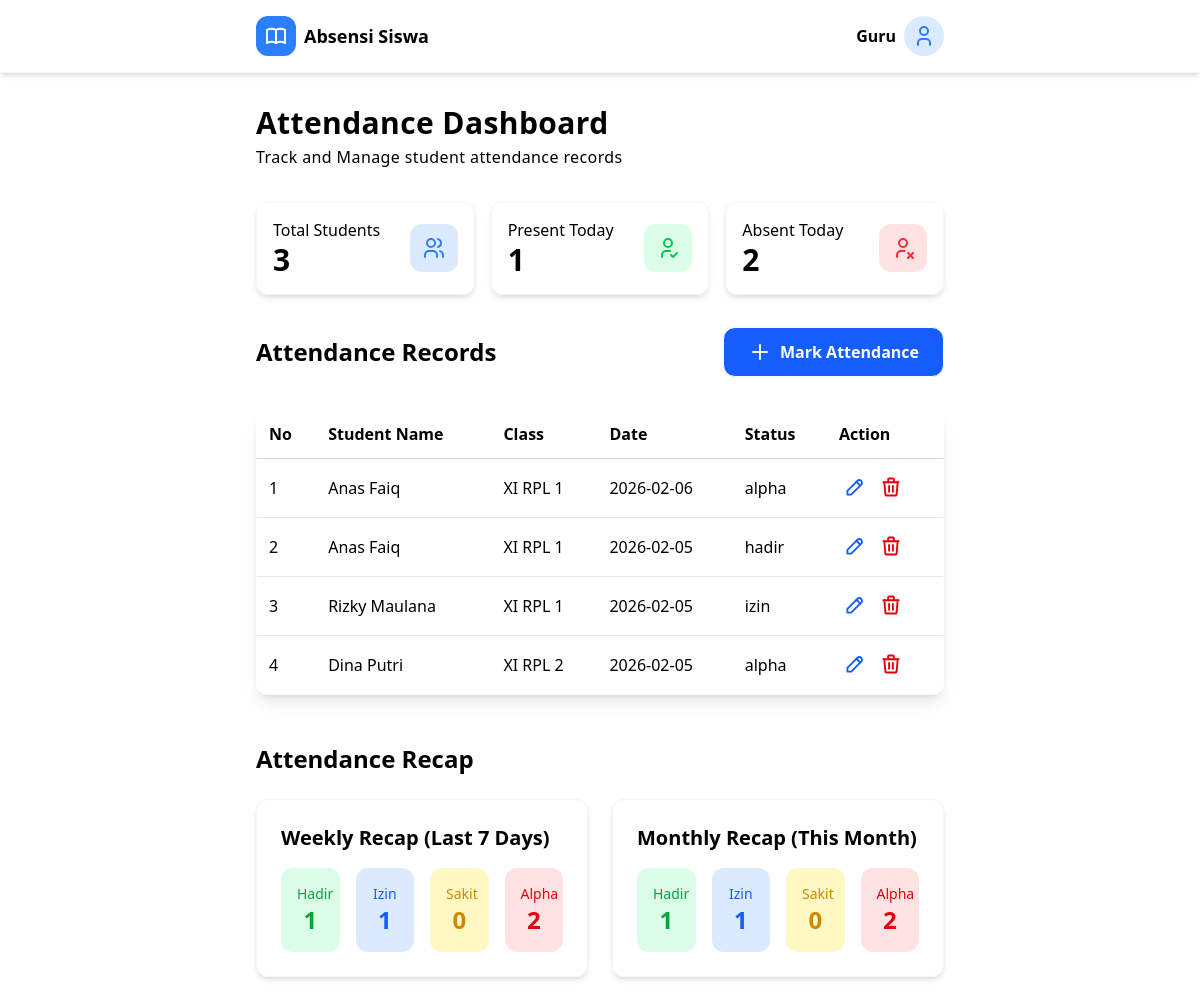
The page / on the database its author committed.
### tables this page shows
CREATE TABLE `absensi` (
  `id_absensi` int NOT NULL,
  `id_siswa` int NOT NULL,
  `tanggal` date NOT NULL,
  `status` enum('hadir','izin','sakit','alpha') NOT NULL
);

CREATE TABLE `siswa` (
  `id_siswa` int NOT NULL,
  `nis` varchar(20) NOT NULL,
  `nama_siswa` varchar(100) NOT NULL,
  `id_kelas` int NOT NULL
);

CREATE TABLE `kelas` (
  `id_kelas` int NOT NULL,
  `nama_kelas` varchar(50) NOT NULL
);

### index.php (the view, shortened to what this page needs)
<?php
  include 'config/conn.php';
  $total_siswa_q = mysqli_query($conn, "SELECT COUNT(*) AS total FROM siswa");
  $total_siswa = mysqli_fetch_assoc($total_siswa_q)['total'];
  $hadir_q = mysqli_query($conn, "SELECT COUNT(*) AS total FROM absensi WHERE status = 'hadir' AND tanggal = CURDATE()");
  $hadir = mysqli_fetch_assoc($hadir_q)['total'];
  $tidak_hadir_q = mysqli_query($conn, "SELECT COUNT(*) AS total FROM absensi WHERE status != 'hadir' AND tanggal = CURDATE()");
  $tidak_hadir = mysqli_fetch_assoc($tidak_hadir_q)['total'];
  $weekly_q = mysqli_query($conn, "SELECT status, COUNT(*) AS total FROM absensi WHERE tanggal >= DATE_SUB(CURDATE(), INTERVAL 7 DAY) GROUP BY status");
  $monthly_q = mysqli_query($conn, "SELECT status, COUNT(*) AS total FROM absensi WHERE MONTH(tanggal) = MONTH(CURDATE())
                                                  AND YEAR(tanggal) = YEAR(CURDATE()) GROUP BY status");
  function mapStatus($query) {
    $data = ['hadir'=>0, 'izin'=>0, 'sakit'=>0, 'alpha'=>0];
    while ($row = mysqli_fetch_assoc($query)) {
      $data[$row['status']] = $row['total'];
    }
    return $data;
  }
$weekly  = mapStatus($weekly_q);
$monthly = mapStatus($monthly_q);
  $absensi_q = mysqli_query($conn, "SELECT absensi.*, siswa.nis, siswa.nama_siswa, kelas.nama_kelas FROM absensi
                                                  JOIN siswa ON absensi.id_siswa = siswa.id_siswa
                                                  JOIN kelas ON siswa.id_kelas = kelas.id_kelas
                                                  ORDER BY absensi.tanggal DESC");
?>
<!DOCTYPE html>
<html lang="en">
<head>
  <link rel="stylesheet" href="src/output.css">
</head>
<body class="min-h-screen relative">
  <nav class="flex justify-between shadow-md border-b border-gray-100 px-64 py-4">
    <section class="flex items-center gap-2">
      <div class="rounded-xl w-10 h-10 bg-blue-500 text-white flex items-center justify-center">
      </div>
      <span class="font-semibold text-lg">Absensi Siswa</span>
    </section>
    <section class="flex items-center gap-2">
      <span class="font-semibold">Guru</span>
      <div class="rounded-full w-10 h-10 bg-blue-100 text-blue-500 flex items-center justify-center">
        <svg xmlns="http://www.w3.org/2000/svg"
        width="24"
        height="24"
        viewBox="0 0 24 24"
        fill="none"
        stroke="currentColor"
        stroke-width="2"
        stroke-linecap="round"
        stroke-linejoin="round"
        >
          <path d="M8 7a4 4 0 1 0 8 0a4 4 0 0 0 -8 0"/>
          <path d="M6 21v-2a4 4 0 0 1 4 -4h4a4 4 0 0 1 4 4v2"/>
        </svg>
      </div>
    </section>
  </nav>
  <main class="px-64 my-8">
    <section>
      <div class="tracking-wide flex flex-col gap-1">
        <h3 class="text-3xl font-semibold">Attendance Dashboard</h3>
        <p class="text-md">Track and Manage student attendance records</p>
      </div>
      <div class="grid grid-cols-3 gap-4 justify-between items-center mt-8">
        <div class="shadow-md border border-gray-100 rounded-xl flex items-center justify-between p-4
                    hover:scale-102 hover:shadow-lg transition-all">
          <div>
            <p class="text-md">Total Students</p>
            <h3 class="text-3xl font-semibold"><?= $total_siswa ?></h3>
          </div>
          <div class="text-blue-500 bg-blue-100 p-3 rounded-xl">
          </div>
        </div>
        <div class="shadow-md border border-gray-100 rounded-xl flex items-center justify-between p-4
                    hover:scale-102 hover:shadow-lg transition-all">
          <div>
            <p class="text-md">Present Today</p>
            <h3 class="text-3xl font-semibold"><?= $hadir ?></h3>
          </div>
          <div class="text-green-500 bg-green-100 p-3 rounded-xl">
            <svg xmlns="http://www.w3.org/2000/svg"
              width="24"
              height="24"
              viewBox="0 0 24 24"
              fill="none"
              stroke="currentColor"
              stroke-width="2"
              stroke-linecap="round"
              stroke-linejoin="round"
              >
                <path d="M8 7a4 4 0 1 0 8 0a4 4 0 0 0 -8 0"/>
              <path d="M6 21v-2a4 4 0 0 1 4 -4h4"/>
              <path d="M15 19l2 2l4 -4"/>
            </svg>
          </div>
        </div>
        <div class="shadow-md border border-gray-100 rounded-xl flex items-center justify-between p-4
                    hover:scale-102 hover:shadow-lg transition-all">
          <div>
            <p class="text-md">Absent Today</p>
            <h3 class="text-3xl font-semibold"><?= $tidak_hadir ?></h3>
          </div>
          <div class="text-red-500 bg-red-100 p-3 rounded-xl">
           <svg xmlns="http://www.w3.org/2000/svg"
              width="24"
              height="24"
              viewBox="0 0 24 24"
              fill="none"
              stroke="currentColor"
              stroke-width="2"
              stroke-linecap="round"
              stroke-linejoin="round"
              >
              <path d="M8 7a4 4 0 1 0 8 0a4 4 0 0 0 -8 0"/>
              <path d="M6 21v-2a4 4 0 0 1 4 -4h3.5"/>
              <path d="M22 22l-5 -5"/>
              <path d="M17 22l5 -5"/>
            </svg>
          </div>
        </div>
      </div>
    </section>
    <section>
      <div class="flex justify-between items-center mt-8">
        <p class="font-semibold text-2xl">Attendance Records</p>
        <button id="openModalBtn" class="bg-blue-600 text-white flex items-center gap-2 px-6 py-3 rounded-xl font-semibold
                        hover:bg-white hover:text-blue-600 border hover:border-blue-600 hover:scale-105 active:scale-95 transition-all">
          <svg xmlns="http://www.w3.org/2000/svg"
            width="24"
            height="24"
            viewBox="0 0 24 24"
            fill="none"
            stroke="currentColor"
            stroke-width="2"
            stroke-linecap="round"
            stroke-linejoin="round"
            >
            <path d="M12 5l0 14"/>
            <path d="M5 12l14 0"/>
          </svg>
          Mark Attendance
        </button>
      </div>
      <table class="w-full rounded-xl border border-gray-200 shadow-lg overflow-hidden mt-8">
        <thead class="border-b border-gray-300">
          <tr>
            <td class="p-3 font-semibold">No</td>
            <td class="p-3 font-semibold">Student Name</td>
            <td class="p-3 font-semibold">Class</td>
            <td class="p-3 font-semibold">Date</td>
            <td class="p-3 font-semibold">Status</td>
            <td class="p-3 font-semibold">Action</td>
          </tr>
        </thead>
        <tbody>
          <?php
            $no = 1;
            while ($row = mysqli_fetch_assoc($absensi_q)) :
          ?>
          <tr class="border-b border-gray-200 hover:bg-gray-100 transition-all">
            <td class="p-3"><?= $no++ ?></td>
            <td class="p-3"><?= $row['nama_siswa'] ?></td>
            <td class="p-3"><?= $row['nama_kelas'] ?></td>
            <td class="p-3"><?= $row['tanggal'] ?></td>
            <td class="p-3"><?= $row['status'] ?></td>
            <td class="p-3">
              <button
                class="editBtn rounded-xl p-1 text-blue-600 hover:bg-blue-100/50 scale-95 hover:scale-100 active:scale-90 transition-all"
                data-id="<?= $row['id_absensi'] ?>"
                data-siswa="<?= $row['id_siswa'] ?>"
                data-tanggal="<?= $row['tanggal'] ?>"
                data-status="<?= $row['status'] ?>"
              >
                <svg xmlns="http://www.w3.org/2000/svg"
                  width="24"
                  height="24"
                  viewBox="0 0 24 24"
                  fill="none"
                  stroke="currentColor"
                  stroke-width="2"
                  stroke-linecap="round"
                  stroke-linejoin="round"
                  >
                  <path d="M4 20h4l10.5 -10.5a2.828 2.828 0 1 0 -4 -4l-10.5 10.5v4"/>
                  <path d="M13.5 6.5l4 4"/>
                </svg>
              </button>
              <form method="POST" class="inline">
                <button class="rounded-xl p-1 text-red-600 hover:bg-red-100/50 scale-95 hover:scale-100 active:scale-90 transition-all">
                </button>
              </form>
            </td>
          </tr>
          <?php
            endwhile;
          ?>
        </tbody>
      </table>
    </section>
    <section class="mt-12">
      <p class="font-semibold text-2xl mb-6">Attendance Recap</p>
      <div class="grid grid-cols-2 gap-6">
        <div class="shadow-md border border-gray-100 rounded-xl p-6 hover:scale-102 hover:shadow-lg transition-all">
          <p class="font-semibold text-xl mb-4">Weekly Recap (Last 7 Days)</p>
          <div class="grid grid-cols-4 gap-4 text-center">
            <div class="bg-green-100 text-green-600 rounded-xl p-4">
              <p class="text-sm">Hadir</p>
              <p class="text-2xl font-semibold"><?= $weekly['hadir'] ?></p>
            </div>
            <div class="bg-blue-100 text-blue-600 rounded-xl p-4">
              <p class="text-sm">Izin</p>
              <p class="text-2xl font-semibold"><?= $weekly['izin'] ?></p>
            </div>
            <div class="bg-yellow-100 text-yellow-600 rounded-xl p-4">
              <p class="text-sm">Sakit</p>
              <p class="text-2xl font-semibold"><?= $weekly['sakit'] ?></p>
            </div>
            <div class="bg-red-100 text-red-600 rounded-xl p-4">
              <p class="text-sm">Alpha</p>
              <p class="text-2xl font-semibold"><?= $weekly['alpha'] ?></p>
            </div>
          </div>
        </div>
        <div class="shadow-md border border-gray-100 rounded-xl p-6 hover:scale-102 hover:shadow-lg transition-all">
          <p class="font-semibold text-xl mb-4">Monthly Recap (This Month)</p>
          <div class="grid grid-cols-4 gap-4 text-center">
            <div class="bg-green-100 text-green-600 rounded-xl p-4">
              <p class="text-sm">Hadir</p>
              <p class="text-2xl font-semibold"><?= $monthly['hadir'] ?></p>
            </div>
            <div class="bg-blue-100 text-blue-600 rounded-xl p-4">
              <p class="text-sm">Izin</p>
              <p class="text-2xl font-semibold"><?= $monthly['izin'] ?></p>
            </div>
            <div class="bg-yellow-100 text-yellow-600 rounded-xl p-4">
              <p class="text-sm">Sakit</p>
              <p class="text-2xl font-semibold"><?= $monthly['sakit'] ?></p>
            </div>
            <div class="bg-red-100 text-red-600 rounded-xl p-4">
              <p class="text-sm">Alpha</p>
              <p class="text-2xl font-semibold"><?= $monthly['alpha'] ?></p>
            </div>
          </div>
        </div>
      </div>
    </section>
  </main>
</body>
</html>

### rows shown on the page
absensi: id_siswa.nama_siswa "Anas Faiq", kelas.nama_kelas "XI RPL 1", tanggal "2026-02-06", status "alpha"
absensi: id_siswa.nama_siswa "Anas Faiq", kelas.nama_kelas "XI RPL 1", tanggal "2026-02-05", status "hadir"
absensi: id_siswa.nama_siswa "Rizky Maulana", kelas.nama_kelas "XI RPL 1", tanggal "2026-02-05", status "izin"
absensi: id_siswa.nama_siswa "Dina Putri", kelas.nama_kelas "XI RPL 2", tanggal "2026-02-05", status "alpha"

### other values the page prints
$total_siswa "3"
$hadir "1"
$tidak_hadir "2"
$weekly['hadir'] "1"
$weekly['izin'] "1"
$weekly['sakit'] "0"
$weekly['alpha'] "2"
$monthly['hadir'] "1"
$monthly['izin'] "1"
$monthly['sakit'] "0"
$monthly['alpha'] "2"
